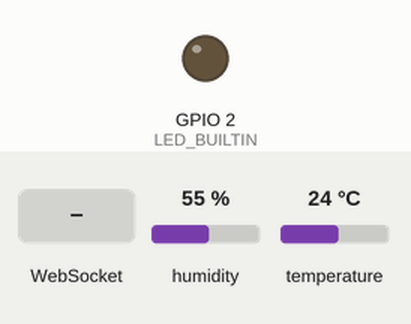
Bench run of a sketch on a simulated ESP32. On the bench: output pins drawn as LEDs (lit = HIGH). The inputs (shaded band) are chosen by the test bench; at power-on: humidity 55 %, temperature 24 °C. WiFi joins after 1.5 s; servers stay silent unless stated; what the sketch prints to the serial monitor is not drawn.

Above: at 5.7 s.
5.8 s: WebSocket text "turn_on" received
At 7.0 s:
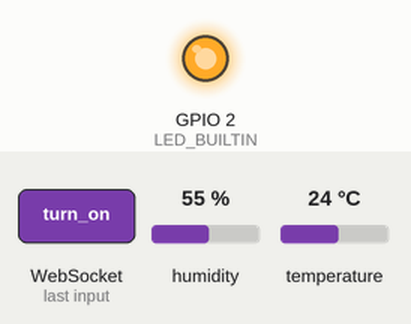
7.3 s: WebSocket text "turn_off" received
At 8.3 s:
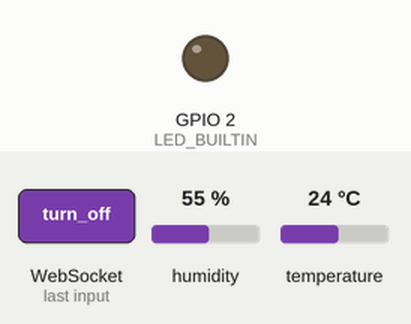
Timing chart, 0 to 10.3 s (numbered marks = the images above; inputs shaded):
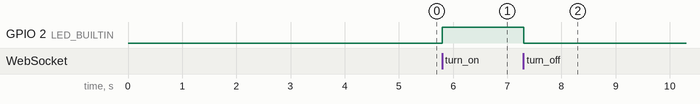

The sketch:

DHT_sensor.ino
```cpp
#include <WiFi.h>
#include <WebSocketsClient.h>
#include <DHT.h>
#include <DHT_U.h>

#ifndef LED_BUILTIN
#define LED_BUILTIN 2  // Define the built-in LED pin for your board
#endif

// Wi-Fi credentials
#define WIFI_SSID "ASUS"
#define WIFI_PASSWORD "123456789"

WebSocketsClient webSocket;
DHT dht(4, DHT22);

// Timers
unsigned long lastDataSendTime = 0;
unsigned long lastSensorReadTime = 0;
const unsigned long dataSendInterval = 5000; // Send data every 15 seconds
const unsigned long sensorReadInterval = 2000; // Read sensor every 2 seconds

void webSocketEvent(WStype_t type, uint8_t *payload, size_t length) {
  if (type == WStype_CONNECTED) {
    Serial.println("WebSocket connected");
  } else if (type == WStype_DISCONNECTED) {
    Serial.println("WebSocket disconnected");
  } else if (type == WStype_TEXT) {
    String command = String((char *)payload);
    Serial.println("Received message: " + command);
    if (command == "turn_on") {
      digitalWrite(LED_BUILTIN, HIGH);
    } else if (command == "turn_off") {
      digitalWrite(LED_BUILTIN, LOW);
    }
  }
}

void setup() {
  pinMode(LED_BUILTIN, OUTPUT);

  Serial.begin(115200);

  // Connect to Wi-Fi
  WiFi.begin(WIFI_SSID, WIFI_PASSWORD);
  while (WiFi.status() != WL_CONNECTED) {
    delay(500);
    Serial.print(".");
  }
  Serial.println("\nConnected to WiFi!");
  Serial.printf("IP Address: %s\n", WiFi.localIP().toString().c_str());

  // Initialize WebSocket
  webSocket.begin("192.168.137.11", 4000);  // Replace with your server IP and port
  webSocket.onEvent(webSocketEvent);

  // Initialize DHT sensor
  dht.begin();
  delay(3000);  // Wait for DHT sensor initialization
}

void loop() {
  webSocket.loop();  // Handle WebSocket events

  unsigned long currentMillis = millis();

  // Read sensor data at intervals
  if (currentMillis - lastSensorReadTime >= sensorReadInterval) {
    lastSensorReadTime = currentMillis;

    float humidity = dht.readHumidity();
    float temperature = dht.readTemperature();

    if (isnan(humidity) || isnan(temperature)) {
      Serial.println("Failed to read from DHT sensor!");
      return;
    }

    // Print sensor data for debugging
    Serial.print("Humidity: ");
    Serial.print(humidity);
    Serial.print(" %\t");
    Serial.print("Temperature: ");
    Serial.print(temperature);
    Serial.println(" °C\t");
  }

  // Send data to WebSocket server at intervals
  if (currentMillis - lastDataSendTime >= dataSendInterval) {
    lastDataSendTime = currentMillis;

    float humidity = dht.readHumidity();
    float temperature = dht.readTemperature();

    if (!isnan(humidity) && !isnan(temperature)) {
      String jsonData = "{\"humidity\": " + String(humidity) + ", \"temperature\": " + String(temperature) + "}";
      webSocket.sendTXT(jsonData);
      Serial.println("Data sent: " + jsonData);
    }
  }

  yield();  // Allow other tasks to run
}
```

Measured:
- after the input at 5.8 s, GPIO 2 (LED_BUILTIN): LOW → HIGH at once
- after the input at 7.3 s, GPIO 2 (LED_BUILTIN): HIGH → LOW at once
